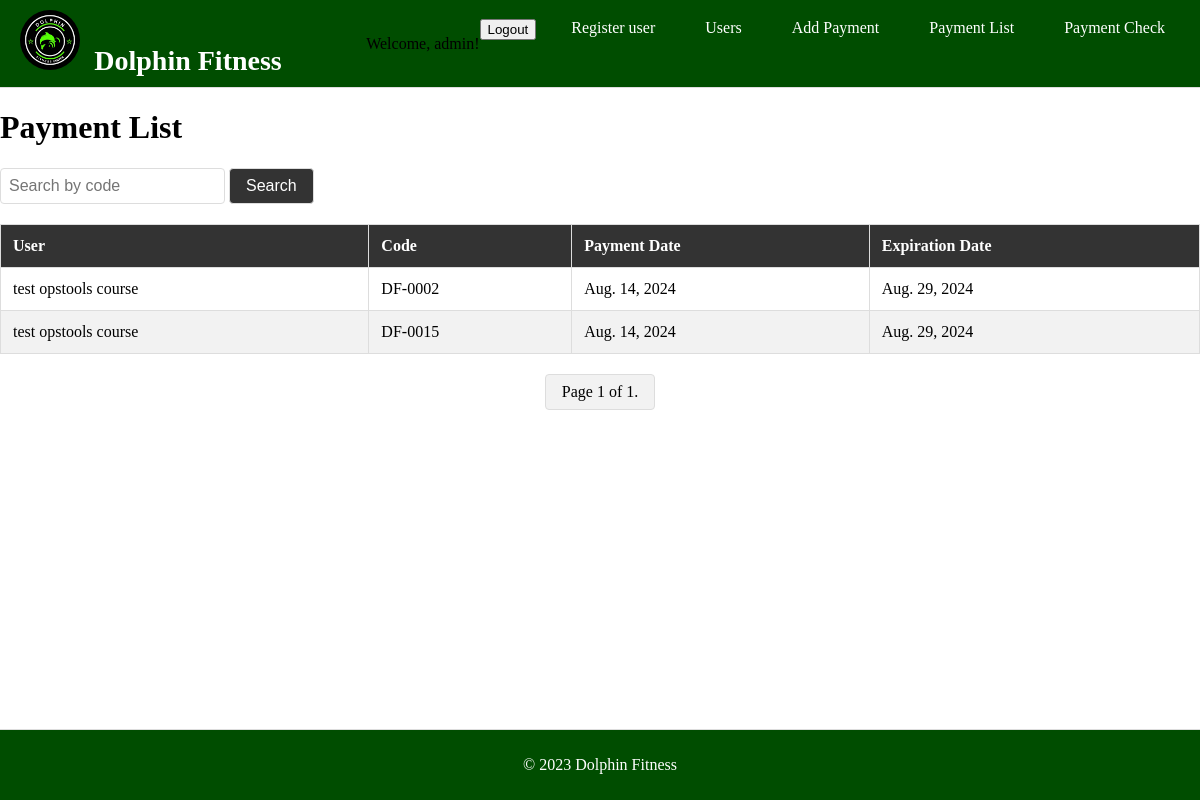
The page /payment_list/ (signed in) on the database as committed earlier.
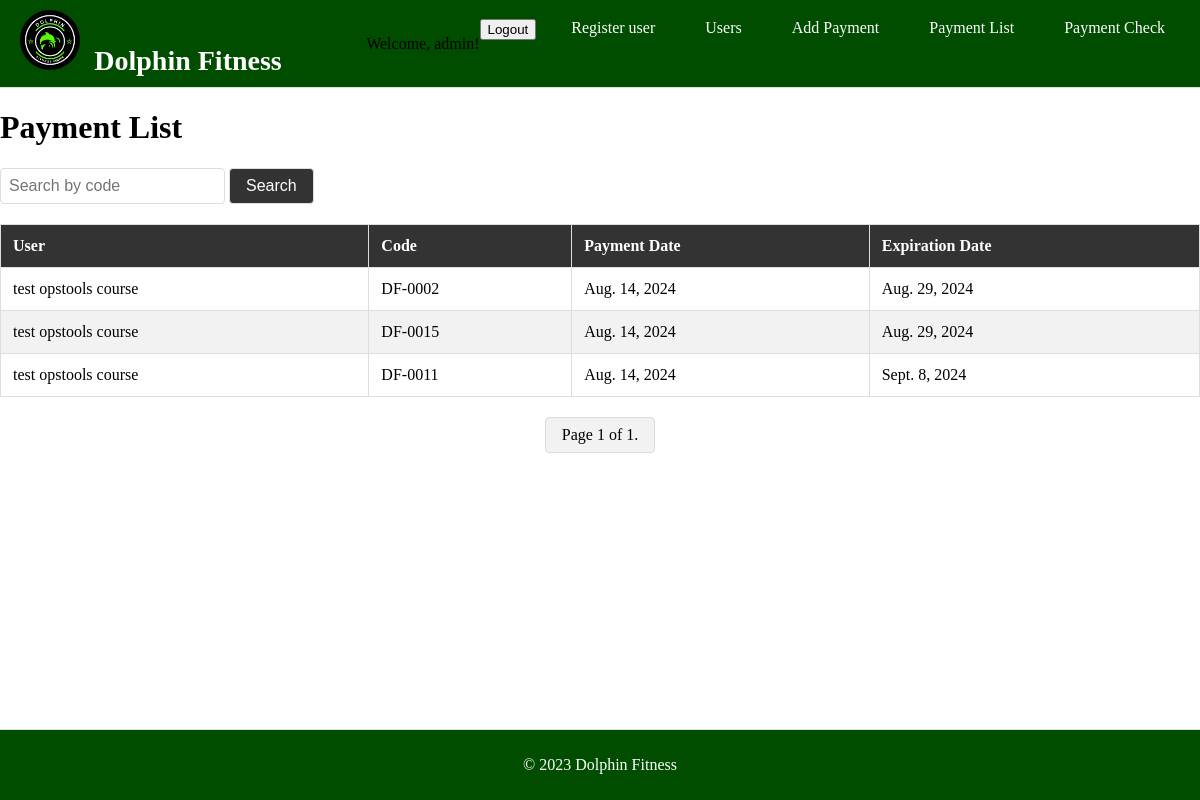
The same page on the database as committed later.
### users/models.py (models this page shows, shortened)
class Payment(models.Model):
    user = models.ForeignKey(User, on_delete=models.CASCADE)
    payment_date = models.DateField(auto_now_add=True)
    expiration_date = models.DateField()

class User(models.Model):
    first_name = models.CharField(max_length=30)
    last_name = models.CharField(max_length=30)
    phone_number = models.CharField(max_length=15)
    height = models.FloatField()
    weight = models.FloatField()
    code = models.CharField(max_length=7, unique=True)  # Add this line

### users/views.py (the view)
# urls.py: path('payment_list/', views.payment_list, name='payment_list'),
@login_required
@user_passes_test(is_admin)
def payment_list(request):
    search_query = request.GET.get('search', '')
    if search_query:
        payments = Payment.objects.filter(Q(user__code__icontains=search_query))
    else:
        payments = Payment.objects.all()
    paginator = Paginator(payments, 15)  # Show 15 payments per page
    page_number = request.GET.get('page')
    page_obj = paginator.get_page(page_number)
    return render(request, 'users/payment_list.html', {'page_obj': page_obj, 'search_query': search_query})

### users/views.py (called while the page is built)
def is_admin(user):
    return user.is_authenticated and user.is_staff

### users/templates/users/payment_list.html (shortened to what this page needs)
{% extends 'users/base.html' %}
{% block content %}
<h1>Payment List</h1>
<form method="get" style="margin-bottom: 20px;">
    <input type="text" name="search" placeholder="Search by code" value="{{ search_query }}" style="padding: 8px; font-size: 16px; border-radius: 4px; border: 1px solid #ddd;">
    <button type="submit" style="padding: 8px 16px; font-size: 16px; border-radius: 4px; border: 1px solid #ddd; background-color: #333; color: white;">Search</button>
</form>
<table class="payment-table">
    <thead>
        <tr>
            <th>User</th>
            <th>Code</th>
            <th>Payment Date</th>
            <th>Expiration Date</th>
        </tr>
    </thead>
    <tbody>
        {% for payment in page_obj %}
        <tr>
            <td>{{ payment.user.first_name }} {{ payment.user.last_name }}</td>
            <td>{{ payment.user.code }}</td>
            <td>{{ payment.payment_date }}</td>
            <td>{{ payment.expiration_date }}</td>
        </tr>
        {% empty %}
        <tr>
            <td colspan="4">No payments found.</td>
        </tr>
        {% endfor %}
    </tbody>
</table>
<div class="pagination">
    <span class="current">
        Page {{ page_obj.number }} of {{ page_obj.paginator.num_pages }}.
    </span>
</div>
{% endblock %}

Rows that differ between the two databases and show on the page:
added Payment: user.first_name "test opstools", user.last_name "course", user.code "DF-0011", payment_date "Aug. 14, 2024", expiration_date "Sept. 8, 2024"
